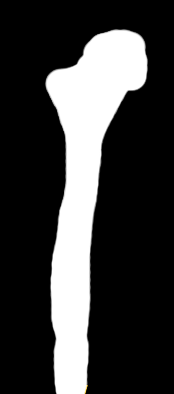
#> input picture sample_2ds/2_Label.png, 174 x 394 px
$ python coba.py   (older library calls are emulated)
#> lines starting #> are read from the running program, lines starting #| are printed output that depends on the picture; after the words box and inside, x2 and y2 are one past the last pixel; in counts of white or black regions, pixels touching at a corner belong together; long printed decimals are rounded
import os
import cv2 as cv
import numpy as np
import matplotlib.pyplot as plt  # for visualising and debugging
from scipy.ndimage.morphology import distance_transform_edt
from skimage.segmentation import find_boundaries

# read the image
label = cv.imread("sample_2ds/2_Label.png",0)
#> label: shape (394, 174); min 0, max 255, mean 59.8
ori = cv.imread("sample_2ds/2.png",0)
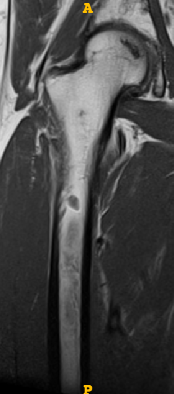
#> input picture sample_2ds/2.png, 174 x 394 px
#> ori: shape (394, 174); min 0, max 223, mean 69.4

pad = 50
label = np.pad(label, (pad,), 'mean')
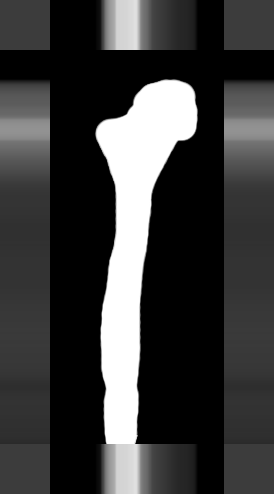
#> label: shape (494, 274); min 0, max 255, mean 59.8
ori = np.pad(ori, (pad,), 'mean')
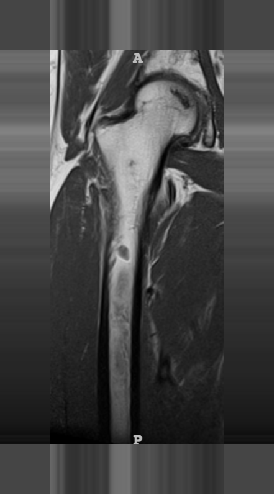
#> ori: shape (494, 274); min 0, max 223, mean 69.3
# # find label contour (the outter skin)
_, contours, _ = cv.findContours(label, cv.RETR_TREE, cv.CHAIN_APPROX_SIMPLE)
#> contours = 6 contours; box (x1, y1, x2, y2) and area: (94, 78, 199, 494) 21738, (224, 79, 274, 494) 20286, (0, 79, 50, 494) 20286, (95, 0, 198, 50) 4998, (224, 0, 274, 50) 2401, (0, 0, 50, 50) 2401
max_contour_outter = 0
for i, cnt in enumerate(contours):
    area = cv.contourArea(cnt)
    area_ref = cv.contourArea(contours[max_contour_outter])
    # print(area, area_ref)
    if (area > area_ref): max_contour_outter = i
#> this loop made 6 passes
#> (area, area_ref, max_contour_outter) on pass 3: (21738.5, 20286, 2)
#> (cnt, area, area_ref) on passes 1, 2, 4, 5, 6: ([[224, 79], [224, 493], [273, 493], [273, 79]], 20286, 20286), ([[0, 79], [0, 493], [49, 493], [49, 79]], 20286, 20286), ([[224, 0], [224, 49], [273, 49], [273, 0]], 2401, 21738.5), ([[95, 0], [95, 49], [197, 49], [197, 0]], 4998, 21738.5), ([[0, 0], [0, 49], [49, 49], [49, 0]], 2401, 21738.5)
max_contour_outter = contours[max_contour_outter]
#> max_contour_outter = contour of 320 points, box (x1, y1, x2, y2) (94, 78, 199, 494), area 21738

# find line to check the rotation angle
from math import atan,pi
from skimage.transform import rotate
rows,cols = label.shape[:2]
#> rows = 494; cols = 274
[vx,vy,x,y] = cv.fitLine(max_contour_outter, cv.DIST_L2, 0,0.01,0.01)
#> vx = [0.12]; vy = [-0.993]; x = [138.1]; y = [216.4]
lefty = int((-x*vy/vx) + y)
#> lefty = 1359
righty = int(((cols-x)*vy/vx)+y)
#> righty = -909
cv.line(label,(cols-1,righty),(0,lefty),(0,255,0),2)
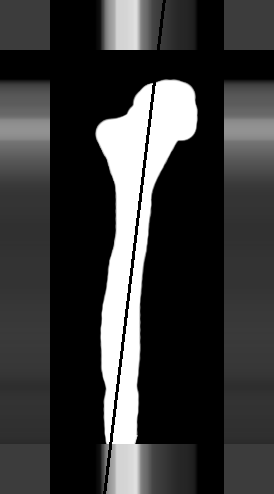
#> label: shape (494, 274); 1.03% of pixels changed, all inside (x1, y1, x2, y2) = (103, 0, 166, 494)
# plt.imshow(label), plt.show()
theta = -atan(vy/vx)-pi/2
#> theta = -0.12
print(theta)
#| -0.1202
#rotate it with tetha+90
# new_label = rotate(label, tetha+90,clip=True)
from skimage.transform import AffineTransform, SimilarityTransform, warp, EuclideanTransform
shift_y, shift_x = np.array(label.shape[:2]) / 2.
#> shift_y = 247; shift_x = 137
tf_rotate = SimilarityTransform(rotation=theta)
tf_shift = SimilarityTransform(translation=[-shift_x, -shift_y])
tf_shift_inv = SimilarityTransform(translation=[shift_x, shift_y])

new_label = warp(label, (tf_shift + (tf_rotate + tf_shift_inv)).inverse)
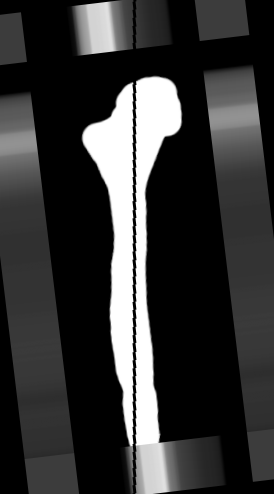
#> new_label: shape (494, 274) float64; min 0, max 1, mean 0.212
plt.imshow(new_label), plt.show()
